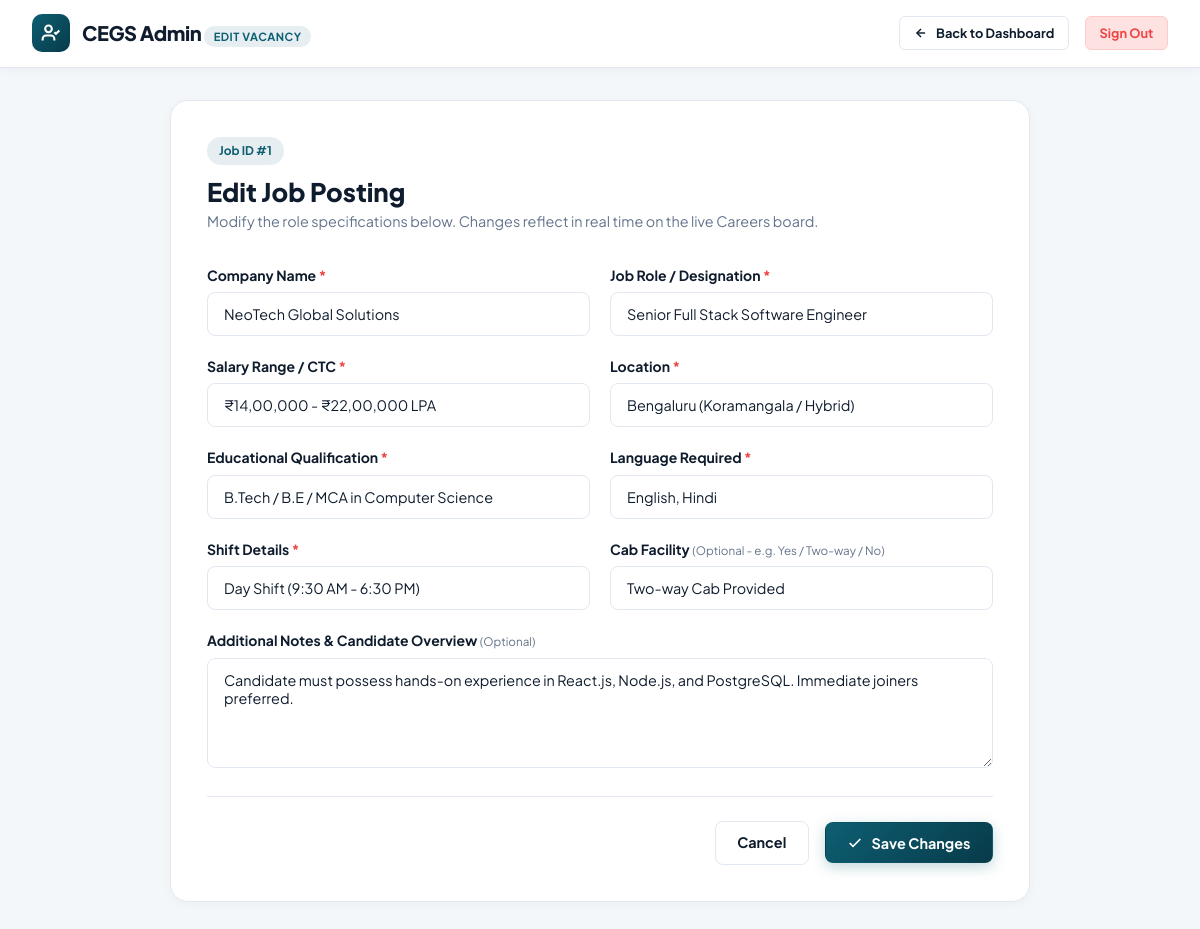
The app's page /admin/edit-job.php?id=1 (signed in) with its own data.
### tables this page shows
CREATE TABLE IF NOT EXISTS `jobs` (
  `id` INT AUTO_INCREMENT PRIMARY KEY,
  `company_name` VARCHAR(255) NOT NULL,
  `job_role` VARCHAR(255) NOT NULL,
  `salary` VARCHAR(100) NOT NULL,
  `qualification` VARCHAR(255) NOT NULL,
  `language_required` VARCHAR(255) NOT NULL,
  `shift_details` VARCHAR(100) NOT NULL,
  `location` VARCHAR(255) NOT NULL,
  `cab_facility` VARCHAR(100) DEFAULT NULL,
  `additional_notes` TEXT DEFAULT NULL,
  `posted_date` TIMESTAMP DEFAULT CURRENT_TIMESTAMP
);

### db.php (called while the page is built, shortened)
<?php
function escapeHtml($str) {
    return htmlspecialchars((string)$str, ENT_QUOTES, 'UTF-8');
}
?>

### admin/edit-job.php (the view, shortened to what this page needs)
<?php
require_once __DIR__ . '/../db.php';
$pdo = getDBConnection();
$jobId = isset($_GET['id']) ? (int)$_GET['id'] : 0;
$stmt = $pdo->prepare("SELECT * FROM jobs WHERE id = :id LIMIT 1");
$stmt->execute([':id' => $jobId]);
$job = $stmt->fetch(PDO::FETCH_ASSOC);
?>
<!DOCTYPE html>
<html lang="en">
<head>
  <link rel="stylesheet" href="admin.css">
</head>
<body>
  <header class="admin-navbar">
    <a href="index.php" class="admin-brand">
      <div class="admin-brand-icon">
        <svg width="20" height="20" viewBox="0 0 24 24" fill="none" stroke="currentColor" stroke-width="2.5"><path d="M16 21v-2a4 4 0 0 0-4-4H6a4 4 0 0 0-4 4v2"></path><circle cx="9" cy="7" r="4"></circle><polyline points="16 11 18 13 22 9"></polyline></svg>
      </div>
      <div>
        <span class="admin-brand-title">CEGS Admin</span>
        <span class="admin-brand-badge">Edit Vacancy</span>
      </div>
    </a>
    <div class="admin-nav-links">
      <a href="index.php" class="btn btn-outline btn-sm">
        <svg width="14" height="14" viewBox="0 0 24 24" fill="none" stroke="currentColor" stroke-width="2.5"><line x1="19" y1="12" x2="5" y2="12"></line><polyline points="12 19 5 12 12 5"></polyline></svg>
        <span>Back to Dashboard</span>
      </a>
      <a href="logout.php" class="btn btn-danger btn-sm">Sign Out</a>
    </div>
  </header>
  <main class="admin-container">
    <div class="admin-card form-card">
      <div style="margin-bottom: 2rem;">
        <span class="badge badge-teal" style="margin-bottom: 0.5rem;">Job ID #<?php echo $job['id']; ?></span>
        <h1 style="font-size: 1.6rem; font-weight: 800; color: #0f1c2d;">Edit Job Posting</h1>
        <p style="color: #64748b; font-size: 0.9rem;">Modify the role specifications below. Changes reflect in real time on the live Careers board.</p>
      </div>
      <form method="POST" action="edit-job.php?id=<?php echo $job['id']; ?>">
        <div class="form-grid">
          <div class="form-group">
            <label class="form-label" for="company_name">Company Name <span class="required">*</span></label>
            <input type="text" id="company_name" name="company_name" class="form-control" value="<?php echo escapeHtml($job['company_name']); ?>" required />
          </div>
          <div class="form-group">
            <label class="form-label" for="job_role">Job Role / Designation <span class="required">*</span></label>
            <input type="text" id="job_role" name="job_role" class="form-control" value="<?php echo escapeHtml($job['job_role']); ?>" required />
          </div>
          <div class="form-group">
            <label class="form-label" for="salary">Salary Range / CTC <span class="required">*</span></label>
            <input type="text" id="salary" name="salary" class="form-control" value="<?php echo escapeHtml($job['salary']); ?>" required />
          </div>
          <div class="form-group">
            <label class="form-label" for="location">Location <span class="required">*</span></label>
            <input type="text" id="location" name="location" class="form-control" value="<?php echo escapeHtml($job['location']); ?>" required />
          </div>
          <div class="form-group">
            <label class="form-label" for="qualification">Educational Qualification <span class="required">*</span></label>
            <input type="text" id="qualification" name="qualification" class="form-control" value="<?php echo escapeHtml($job['qualification']); ?>" required />
          </div>
          <div class="form-group">
            <label class="form-label" for="language_required">Language Required <span class="required">*</span></label>
            <input type="text" id="language_required" name="language_required" class="form-control" value="<?php echo escapeHtml($job['language_required']); ?>" required />
          </div>
          <div class="form-group">
            <label class="form-label" for="shift_details">Shift Details <span class="required">*</span></label>
            <input type="text" id="shift_details" name="shift_details" class="form-control" value="<?php echo escapeHtml($job['shift_details']); ?>" required />
          </div>
          <div class="form-group">
            <label class="form-label" for="cab_facility">Cab Facility <small style="color: #64748b; font-weight: normal;">(Optional - e.g. Yes / Two-way / No)</small></label>
            <input type="text" id="cab_facility" name="cab_facility" class="form-control" value="<?php echo escapeHtml($job['cab_facility'] ?? ''); ?>" />
          </div>
          <div class="form-group full-width">
            <label class="form-label" for="additional_notes">Additional Notes & Candidate Overview <small style="color: #64748b; font-weight: normal;">(Optional)</small></label>
            <textarea id="additional_notes" name="additional_notes" class="form-control"><?php echo escapeHtml($job['additional_notes'] ?? ''); ?></textarea>
          </div>
        </div>
        <div class="form-actions">
          <a href="index.php" class="btn btn-outline">Cancel</a>
          <button type="submit" class="btn btn-primary">
            <svg width="16" height="16" viewBox="0 0 24 24" fill="none" stroke="currentColor" stroke-width="2.5"><polyline points="20 6 9 17 4 12"></polyline></svg>
            <span>Save Changes</span>
          </button>
        </div>
      </form>
    </div>
  </main>
</body>
</html>

### admin/admin.css (style rules this page uses)
:root { --font-primary: 'Plus Jakarta Sans', system-ui, -apple-system, sans-serif; --color-primary: #0d5e72; --color-primary-dark: #073b49; --color-primary-light: #167a94; --color-orange: #f56a00; --color-green: #0bb379; --color-red: #ef4444; --bg-page: #f4f7fa; --bg-card: #ffffff; --border-color: #e2e8f0; --text-heading: #0f1c2d; --text-body: #334155; --text-muted: #64748b; --radius-sm: 8px; --radius-md: 12px; --radius-lg: 18px; --radius-pill: 9999px; --shadow-sm: 0 2px 8px rgba(15, 28, 45, 0.04); --shadow-md: 0 8px 24px rgba(15, 28, 45, 0.08); --shadow-lg: 0 16px 36px rgba(15, 28, 45, 0.12); }
* { box-sizing: border-box; margin: 0; padding: 0; }
body { font-family: var(--font-primary); background: var(--bg-page); color: var(--text-body); line-height: 1.5; min-height: 100vh; display: flex; flex-direction: column; }
.admin-navbar { background: #ffffff; border-bottom: 1px solid var(--border-color); padding: 0.9rem 2rem; display: flex; align-items: center; justify-content: space-between; position: sticky; top: 0; z-index: 100; box-shadow: var(--shadow-sm); }
.admin-brand { display: flex; align-items: center; gap: 0.75rem; text-decoration: none; color: var(--text-heading); }
.admin-brand-icon { width: 38px; height: 38px; border-radius: 10px; background: linear-gradient(135deg, var(--color-primary) 0%, var(--color-primary-dark) 100%); color: #ffffff; display: flex; align-items: center; justify-content: center; font-weight: 800; font-size: 1.1rem; }
.admin-brand-title { font-size: 1.25rem; font-weight: 800; color: var(--text-heading); letter-spacing: -0.02em; }
.admin-brand-badge { background: rgba(13, 94, 114, 0.1); color: var(--color-primary); font-size: 0.7rem; font-weight: 700; padding: 0.2rem 0.6rem; border-radius: var(--radius-pill); text-transform: uppercase; letter-spacing: 0.5px; }
.admin-nav-links { display: flex; align-items: center; gap: 1rem; }
.admin-container { max-width: 1280px; width: 100%; margin: 2rem auto; padding: 0 1.5rem; flex: 1; }
.admin-card { background: var(--bg-card); border: 1px solid var(--border-color); border-radius: var(--radius-lg); box-shadow: var(--shadow-sm); overflow: hidden; margin-bottom: 2rem; }
.badge { display: inline-flex; align-items: center; gap: 0.35rem; font-size: 0.75rem; font-weight: 700; padding: 0.3rem 0.75rem; border-radius: var(--radius-pill); white-space: nowrap; }
.badge-teal { background: rgba(13, 94, 114, 0.1); color: var(--color-primary); }
.btn { display: inline-flex; align-items: center; justify-content: center; gap: 0.5rem; font-family: inherit; font-size: 0.9rem; font-weight: 700; padding: 0.65rem 1.35rem; border-radius: var(--radius-sm); border: 1px solid transparent; cursor: pointer; text-decoration: none; transition: all 0.2s ease; white-space: nowrap; }
.btn-primary { background: linear-gradient(135deg, var(--color-primary) 0%, var(--color-primary-dark) 100%); color: #ffffff; box-shadow: 0 4px 14px rgba(13, 94, 114, 0.25); }
.btn-outline { background: #ffffff; border-color: var(--border-color); color: var(--text-heading); }
.btn-danger { background: #fee2e2; color: var(--color-red); border-color: #fecaca; }
.btn-sm { padding: 0.4rem 0.85rem; font-size: 0.8rem; border-radius: 6px; }
.form-card { max-width: 860px; margin: 0 auto; padding: 2.25rem; }
.form-grid { display: grid; grid-template-columns: 1fr 1fr; gap: 1.25rem; }
.form-group { display: flex; flex-direction: column; gap: 0.4rem; }
.form-group.full-width { grid-column: 1 / -1; }
.form-label { font-size: 0.875rem; font-weight: 700; color: var(--text-heading); }
.form-label .required { color: var(--color-red); }
.form-control { width: 100%; padding: 0.75rem 1rem; border: 1.5px solid var(--border-color); border-radius: var(--radius-sm); font-family: inherit; font-size: 0.9rem; color: var(--text-heading); background: #ffffff; outline: none; transition: all 0.2s ease; }
textarea.form-control { min-height: 110px; resize: vertical; }
.form-actions { display: flex; align-items: center; justify-content: flex-end; gap: 1rem; margin-top: 1.75rem; padding-top: 1.5rem; border-top: 1px solid var(--border-color); }

### records on screen
jobs: id "1", company_name "NeoTech Global Solutions", job_role "Senior Full Stack Software Engineer", salary "₹14,00,000 - ₹22,00,000 LPA", location "Bengaluru (Koramangala / Hybrid)", qualification "B.Tech / B.E / MCA in Computer Science", language_required "English, Hindi", shift_details "Day Shift (9:30 AM - 6:30 PM)", cab_facility "Two-way Cab Provided", additional_notes "Candidate must possess hands-on experience in React.js, Node.js, and PostgreSQL. Immediate joiners preferred."
